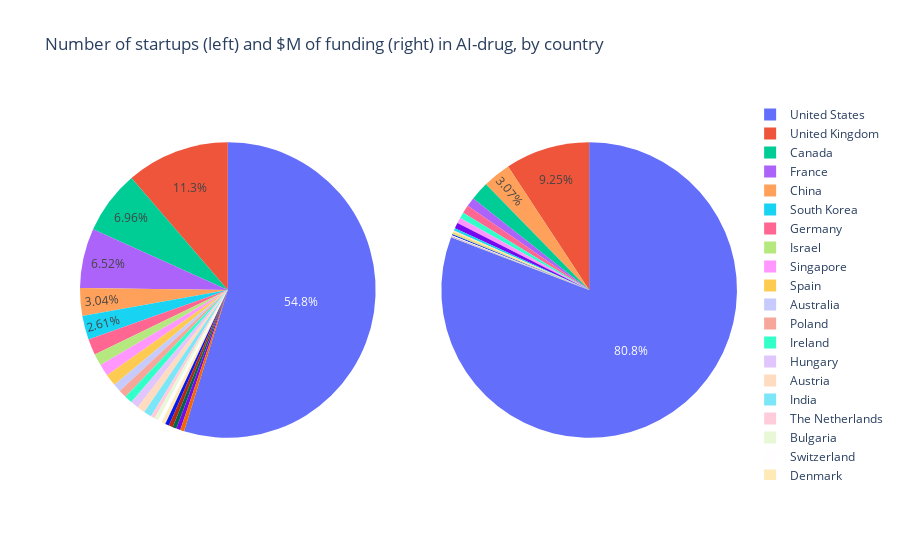

Write notebook code for a chart like this one.
### Code cell
import plotly.graph_objects as go
from plotly.subplots import make_subplots
import plotly.express as px

labels = plot_df.country.values

values_count = plot_df['count'].values
# count_sum = values_count.sum()
# text_count = ["{0:.1%}".format(v/count_sum) if v/count_sum>=0.02 else None for v in values_count]

values_funding = plot_df.funding_amount.values
# funding_sum = values_funding.sum()
# text_funding = ["{0:.1%}".format(v/funding_sum) if v/funding_sum>=0.02 else None for v in values_funding]

# Create subplots: use 'domain' type for Pie subplot
fig = make_subplots(rows=1, cols=2, specs=[[{'type':'domain'}, {'type':'domain'}]])
fig.add_trace(go.Pie(labels=labels, values=values_count, name="Number of starups, by country"),
              1, 1)
fig.add_trace(go.Pie(labels=labels, values=values_funding, name="$M of funding, by country"),
              1, 2)
fig.update_traces(textposition='inside')
fig.update_layout(title_text="Number of startups (left) and $M of funding (right) in AI-drug, by country", uniformtext_minsize=12, uniformtext_mode='hide')
fig.show()

### Figure 1 — Plotly figure (JSON) as saved in the notebook; plotly's stock layout.template omitted (floating-point values rounded to 4 significant figures)
{"data": [{"domain": {"x": [0, 0.45], "y": [0, 1]}, "labels": ["The Netherlands", "Bulgaria", "Switzerland", "Denmark", "Finland", "Norway", "Japan", "Hong Kong", "Italy", "Australia", "Poland", "Ireland", "Hungary", "Austria", "India", "Israel", "Singapore", "Spain", "Germany", "South Korea", "China", "France", "Canada", "United Kingdom", "United States"], "name": "Number of starups, by country", "textposition": "inside", "type": "pie", "values": [1, 1, 1, 1, 1, 1, 1, 1, 1, 2, 2, 2, 2, 2, 2, 3, 3, 3, 4, 6, 7, 15, 16, 26, 126]}, {"domain": {"x": [0.55, 1], "y": [0, 1]}, "labels": ["The Netherlands", "Bulgaria", "Switzerland", "Denmark", "Finland", "Norway", "Japan", "Hong Kong", "Italy", "Australia", "Poland", "Ireland", "Hungary", "Austria", "India", "Israel", "Singapore", "Spain", "Germany", "South Korea", "China", "France", "Canada", "United Kingdom", "United States"], "name": "$M of funding, by country", "textposition": "inside", "type": "pie", "values": [0, 0, 7.1, 17, 9.7, 2.5, 0, 51.3, 0.973, 0, 0.485, 53.95, 3.831, 1.47, 2.4, 10, 51.6, 10.96, 74.5, 22.69, 255.6, 82.64, 170.6, 770.7, 6734.0]}], "layout": {"title": {"text": "Number of startups (left) and $M of funding (right) in AI-drug, by country"}, "uniformtext": {"minsize": 12, "mode": "hide"}}}
